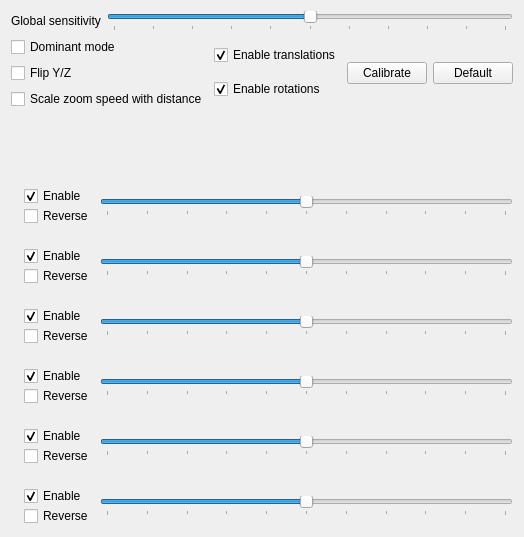
<?xml version="1.0" encoding="UTF-8"?>
<ui version="4.0">
 <class>DlgCustomizeSpNavSettings</class>
 <widget class="QWidget" name="DlgCustomizeSpNavSettings">
  <property name="geometry">
   <rect>
    <x>0</x>
    <y>0</y>
    <width>439</width>
    <height>537</height>
   </rect>
  </property>
  <property name="windowTitle">
   <string>Spaceball Motion</string>
  </property>
  <layout class="QVBoxLayout" name="verticalLayout_12">
   <item>
    <layout class="QHBoxLayout" name="horizontalLayout_2">
     <item>
      <widget class="QLabel" name="labelSlow">
       <property name="text">
        <string>Global sensitivity</string>
       </property>
      </widget>
     </item>
     <item>
      <widget class="QSlider" name="SliderGlobal">
       <property name="minimum">
        <number>-50</number>
       </property>
       <property name="maximum">
        <number>50</number>
       </property>
       <property name="orientation">
        <enum>Qt::Horizontal</enum>
       </property>
       <property name="tickPosition">
        <enum>QSlider::TicksBelow</enum>
       </property>
       <property name="tickInterval">
        <number>10</number>
       </property>
      </widget>
     </item>
    </layout>
   </item>
   <item>
    <layout class="QHBoxLayout" name="horizontalLayout_3">
     <item>
      <layout class="QVBoxLayout" name="verticalLayout_10">
       <item>
        <widget class="QCheckBox" name="CBDominant">
         <property name="text">
          <string>Dominant mode</string>
         </property>
        </widget>
       </item>
       <item>
        <widget class="QCheckBox" name="CBFlipYZ">
         <property name="text">
          <string>Flip Y/Z</string>
         </property>
        </widget>
       </item>
       <item>
        <widget class="QCheckBox" name="CBScaleZoomWithDistance">
         <property name="toolTip">
          <string>Perspective only: push/pull slows near the rotation center and speeds up away from it.</string>
         </property>
         <property name="text">
          <string>Scale zoom speed with distance</string>
         </property>
        </widget>
       </item>
      </layout>
     </item>
     <item>
      <layout class="QVBoxLayout" name="verticalLayout_11">
       <item>
        <widget class="QCheckBox" name="CBTranslations">
         <property name="text">
          <string>Enable translations</string>
         </property>
         <property name="checked">
          <bool>true</bool>
         </property>
        </widget>
       </item>
       <item>
        <widget class="QCheckBox" name="CBRotations">
         <property name="text">
          <string>Enable rotations</string>
         </property>
         <property name="checked">
          <bool>true</bool>
         </property>
        </widget>
       </item>
      </layout>
     </item>
     <item>
      <spacer name="horizontalSpacer">
       <property name="orientation">
        <enum>Qt::Horizontal</enum>
       </property>
       <property name="sizeHint" stdset="0">
        <size>
         <width>40</width>
         <height>20</height>
        </size>
       </property>
      </spacer>
     </item>
     <item>
      <widget class="QPushButton" name="ButtonCalibrate">
       <property name="text">
        <string>Calibrate</string>
       </property>
      </widget>
     </item>
     <item>
      <widget class="QPushButton" name="ButtonDefaultSpNavMotions">
       <property name="text">
        <string>Default</string>
       </property>
      </widget>
     </item>
    </layout>
   </item>
   <item>
    <spacer name="verticalSpacer_2">
     <property name="orientation">
      <enum>Qt::Vertical</enum>
     </property>
     <property name="sizeHint" stdset="0">
      <size>
       <width>20</width>
       <height>116</height>
      </size>
     </property>
    </spacer>
   </item>
   <item>
    <layout class="QHBoxLayout" name="horizontalLayout">
     <item>
      <layout class="QVBoxLayout" name="verticalLayout">
       <item>
        <widget class="QLabel" name="ImagePanLR">
         <property name="text">
          <string/>
         </property>
         <property name="pixmap">
          <pixmap resource="../Icons/resource.qrc">:/icons/SpNav-PanLR</pixmap>
         </property>
        </widget>
       </item>
       <item>
        <widget class="QLabel" name="ImagePanUD">
         <property name="text">
          <string/>
         </property>
         <property name="pixmap">
          <pixmap resource="../Icons/resource.qrc">:/icons/SpNav-PanUD</pixmap>
         </property>
        </widget>
       </item>
       <item>
        <widget class="QLabel" name="ImageZoom">
         <property name="text">
          <string/>
         </property>
         <property name="pixmap">
          <pixmap resource="../Icons/resource.qrc">:/icons/SpNav-Zoom</pixmap>
         </property>
        </widget>
       </item>
       <item>
        <widget class="QLabel" name="imageTilt">
         <property name="text">
          <string/>
         </property>
         <property name="pixmap">
          <pixmap resource="../Icons/resource.qrc">:/icons/SpNav-Tilt</pixmap>
         </property>
        </widget>
       </item>
       <item>
        <widget class="QLabel" name="ImageRoll">
         <property name="text">
          <string/>
         </property>
         <property name="pixmap">
          <pixmap resource="../Icons/resource.qrc">:/icons/SpNav-Roll</pixmap>
         </property>
        </widget>
       </item>
       <item>
        <widget class="QLabel" name="ImageSpin">
         <property name="text">
          <string/>
         </property>
         <property name="pixmap">
          <pixmap resource="../Icons/resource.qrc">:/icons/SpNav-Spin</pixmap>
         </property>
        </widget>
       </item>
      </layout>
     </item>
     <item>
      <layout class="QVBoxLayout" name="verticalLayout_9">
       <property name="spacing">
        <number>20</number>
       </property>
       <item>
        <layout class="QVBoxLayout" name="verticalLayout_2">
         <property name="spacing">
          <number>0</number>
         </property>
         <item>
          <widget class="QCheckBox" name="CBEnablePanLR">
           <property name="text">
            <string>Enable</string>
           </property>
           <property name="checked">
            <bool>true</bool>
           </property>
          </widget>
         </item>
         <item>
          <widget class="QCheckBox" name="CBReversePanLR">
           <property name="text">
            <string>Reverse</string>
           </property>
          </widget>
         </item>
        </layout>
       </item>
       <item>
        <layout class="QVBoxLayout" name="verticalLayout_4">
         <property name="spacing">
          <number>0</number>
         </property>
         <item>
          <widget class="QCheckBox" name="CBEnablePanUD">
           <property name="text">
            <string>Enable</string>
           </property>
           <property name="checked">
            <bool>true</bool>
           </property>
          </widget>
         </item>
         <item>
          <widget class="QCheckBox" name="CBReversePanUD">
           <property name="text">
            <string>Reverse</string>
           </property>
          </widget>
         </item>
        </layout>
       </item>
       <item>
        <layout class="QVBoxLayout" name="verticalLayout_5">
         <property name="spacing">
          <number>0</number>
         </property>
         <item>
          <widget class="QCheckBox" name="CBEnableZoom">
           <property name="text">
            <string>Enable</string>
           </property>
           <property name="checked">
            <bool>true</bool>
           </property>
          </widget>
         </item>
         <item>
          <widget class="QCheckBox" name="CBReverseZoom">
           <property name="text">
            <string>Reverse</string>
           </property>
          </widget>
         </item>
        </layout>
       </item>
       <item>
        <layout class="QVBoxLayout" name="verticalLayout_6">
         <property name="spacing">
          <number>0</number>
         </property>
         <item>
          <widget class="QCheckBox" name="CBEnableTilt">
           <property name="text">
            <string>Enable</string>
           </property>
           <property name="checked">
            <bool>true</bool>
           </property>
          </widget>
         </item>
         <item>
          <widget class="QCheckBox" name="CBReverseTilt">
           <property name="text">
            <string>Reverse</string>
           </property>
          </widget>
         </item>
        </layout>
       </item>
       <item>
        <layout class="QVBoxLayout" name="verticalLayout_7">
         <property name="spacing">
          <number>0</number>
         </property>
         <item>
          <widget class="QCheckBox" name="CBEnableRoll">
           <property name="text">
            <string>Enable</string>
           </property>
           <property name="checked">
            <bool>true</bool>
           </property>
          </widget>
         </item>
         <item>
          <widget class="QCheckBox" name="CBReverseRoll">
           <property name="text">
            <string>Reverse</string>
           </property>
          </widget>
         </item>
        </layout>
       </item>
       <item>
        <layout class="QVBoxLayout" name="verticalLayout_8">
         <property name="spacing">
          <number>0</number>
         </property>
         <item>
          <widget class="QCheckBox" name="CBEnableSpin">
           <property name="text">
            <string>Enable</string>
           </property>
           <property name="checked">
            <bool>true</bool>
           </property>
          </widget>
         </item>
         <item>
          <widget class="QCheckBox" name="CBReverseSpin">
           <property name="text">
            <string>Reverse</string>
           </property>
          </widget>
         </item>
        </layout>
       </item>
      </layout>
     </item>
     <item>
      <layout class="QVBoxLayout" name="verticalLayout_3">
       <property name="spacing">
        <number>30</number>
       </property>
       <item>
        <widget class="QSlider" name="SliderPanLR">
         <property name="minimum">
          <number>-50</number>
         </property>
         <property name="maximum">
          <number>50</number>
         </property>
         <property name="singleStep">
          <number>1</number>
         </property>
         <property name="pageStep">
          <number>1</number>
         </property>
         <property name="value">
          <number>0</number>
         </property>
         <property name="orientation">
          <enum>Qt::Horizontal</enum>
         </property>
         <property name="tickPosition">
          <enum>QSlider::TicksBelow</enum>
         </property>
         <property name="tickInterval">
          <number>10</number>
         </property>
        </widget>
       </item>
       <item>
        <widget class="QSlider" name="SliderPanUD">
         <property name="minimum">
          <number>-50</number>
         </property>
         <property name="maximum">
          <number>50</number>
         </property>
         <property name="singleStep">
          <number>1</number>
         </property>
         <property name="pageStep">
          <number>1</number>
         </property>
         <property name="value">
          <number>0</number>
         </property>
         <property name="orientation">
          <enum>Qt::Horizontal</enum>
         </property>
         <property name="tickPosition">
          <enum>QSlider::TicksBelow</enum>
         </property>
         <property name="tickInterval">
          <number>10</number>
         </property>
        </widget>
       </item>
       <item>
        <widget class="QSlider" name="SliderZoom">
         <property name="minimum">
          <number>-50</number>
         </property>
         <property name="maximum">
          <number>50</number>
         </property>
         <property name="singleStep">
          <number>1</number>
         </property>
         <property name="pageStep">
          <number>1</number>
         </property>
         <property name="value">
          <number>0</number>
         </property>
         <property name="orientation">
          <enum>Qt::Horizontal</enum>
         </property>
         <property name="tickPosition">
          <enum>QSlider::TicksBelow</enum>
         </property>
         <property name="tickInterval">
          <number>10</number>
         </property>
        </widget>
       </item>
       <item>
        <widget class="QSlider" name="SliderTilt">
         <property name="minimum">
          <number>-50</number>
         </property>
         <property name="maximum">
          <number>50</number>
         </property>
         <property name="singleStep">
          <number>1</number>
         </property>
         <property name="pageStep">
          <number>1</number>
         </property>
         <property name="value">
          <number>0</number>
         </property>
         <property name="orientation">
          <enum>Qt::Horizontal</enum>
         </property>
         <property name="tickPosition">
          <enum>QSlider::TicksBelow</enum>
         </property>
         <property name="tickInterval">
          <number>10</number>
         </property>
        </widget>
       </item>
       <item>
        <widget class="QSlider" name="SliderRoll">
         <property name="minimum">
          <number>-50</number>
         </property>
         <property name="maximum">
          <number>50</number>
         </property>
         <property name="singleStep">
          <number>1</number>
         </property>
         <property name="pageStep">
          <number>1</number>
         </property>
         <property name="value">
          <number>0</number>
         </property>
         <property name="orientation">
          <enum>Qt::Horizontal</enum>
         </property>
         <property name="tickPosition">
          <enum>QSlider::TicksBelow</enum>
         </property>
         <property name="tickInterval">
          <number>10</number>
         </property>
        </widget>
       </item>
       <item>
        <widget class="QSlider" name="SliderSpin">
         <property name="minimum">
          <number>-50</number>
         </property>
         <property name="maximum">
          <number>50</number>
         </property>
         <property name="singleStep">
          <number>1</number>
         </property>
         <property name="pageStep">
          <number>1</number>
         </property>
         <property name="value">
          <number>0</number>
         </property>
         <property name="orientation">
          <enum>Qt::Horizontal</enum>
         </property>
         <property name="tickPosition">
          <enum>QSlider::TicksBelow</enum>
         </property>
         <property name="tickInterval">
          <number>10</number>
         </property>
        </widget>
       </item>
      </layout>
     </item>
    </layout>
   </item>
  </layout>
 </widget>
 <layoutdefault spacing="6" margin="11"/>
 <resources>
  <include location="../Icons/resource.qrc"/>
 </resources>
 <connections/>
</ui>
